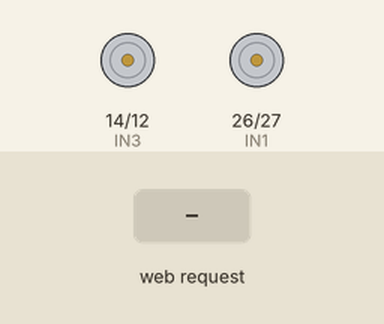
Bench run of a sketch on a simulated ESP32. Shown: motor-driver pin pairs drawn as motors (green arrow = first pin HIGH = forward, orange = second pin HIGH = backward, longer = more drive). The inputs (shaded band) are chosen by the test bench. WiFi joins after 1.5 s; servers stay silent unless stated; what the sketch prints to the serial monitor is not drawn.

Above: at 2.7 s.
2.8 s: HTTP request GET /goto?x=1&y=1 received
At 5.0 s:
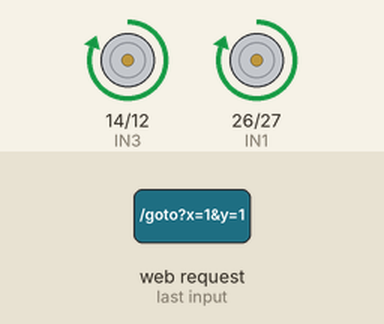
5.3 s: HTTP request GET /goto?x=1&y=1 received
At 7.0 s:
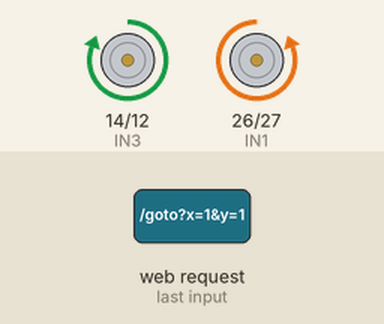
8.3 s: HTTP request GET /goto?x=120&y=120 received
At 8.7 s:
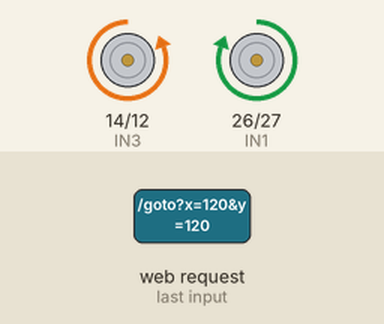
Timing chart, 0 to 11.3 s (numbered marks = the images above; inputs shaded):
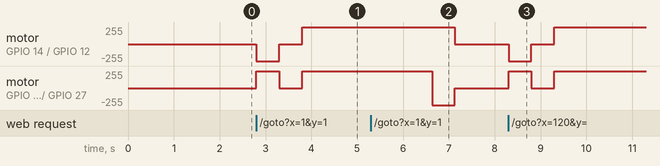

The sketch:

esp32_drive.ino
```cpp
#include <WiFi.h>
#include <WebServer.h>

// --- CONFIGURAR SUA REDE WIFI ---
const char* ssid = "Sara";
const char* password = "SARASARA";

// --- PINOS DO L298N ---
#define IN1 26  // Motor Esquerdo Fwd
#define IN2 27  // Motor Esquerdo Rev
#define IN3 14  // Motor Direito Fwd
#define IN4 12  // Motor Direito Rev

WebServer server(80);

// --- NAVEGAÇÃO ---
// Velocidade e Tempo por Metro (Calibrar na prática)
// Ex: Se o carro anda 0.5m por segundo
const float SPEED_METERS_PER_SEC = 0.5;
const float ROTATION_DEG_PER_SEC = 90.0; // 90 graus por segundo

// Estado
float current_x = 0.0;
float current_y = 0.0;
float current_theta = 0.0; // 0 = apontando para Y+ (Frente)

void parar() {
  digitalWrite(IN1, LOW);
  digitalWrite(IN2, LOW);
  digitalWrite(IN3, LOW);
  digitalWrite(IN4, LOW);
}

void frente() {
  digitalWrite(IN1, HIGH);
  digitalWrite(IN2, LOW);
  digitalWrite(IN3, HIGH);
  digitalWrite(IN4, LOW);
}

void esquerda() {
  // Gira no próprio eixo (Motors opostos)
  digitalWrite(IN1, LOW);
  digitalWrite(IN2, HIGH);
  digitalWrite(IN3, HIGH);
  digitalWrite(IN4, LOW);
}

void direita() {
  digitalWrite(IN1, HIGH);
  digitalWrite(IN2, LOW);
  digitalWrite(IN3, LOW);
  digitalWrite(IN4, HIGH);
}

// Movimenta por T milissegundos
void mover_tempo(void (*func)(), int ms) {
  func();
  delay(ms);
  parar();
}

// --- LÓGICA DE NAVEGAÇÃO ---
void navigate_to(float target_x, float target_y) {
  Serial.printf("NAV: Indo de (%.2f, %.2f) para (%.2f, %.2f)\n", current_x, current_y, target_x, target_y);

  float dx = target_x - current_x;
  float dy = target_y - current_y;
  float distance = sqrt(dx*dx + dy*dy);

  // 1. Calcular ângulo do alvo (atan2 retorna radianos, convertemos para graus)
  // Assumindo grid padrão onde Y+ é "frente" inicial
  float target_angle_rad = atan2(dx, dy);
  float target_angle_deg = target_angle_rad * 180.0 / PI;

  // 2. Calcular quanto precisa girar
  float rotation_needed = target_angle_deg - current_theta;

  // Normalizar para -180 a 180
  while (rotation_needed > 180) rotation_needed -= 360;
  while (rotation_needed < -180) rotation_needed += 360;

  Serial.printf("NAV: Dist: %.2fm, Girar: %.2f deg\n", distance, rotation_needed);

  // 3. Executar Giro
  int rotate_ms = abs(rotation_needed) / ROTATION_DEG_PER_SEC * 1000;
  if (rotation_needed > 0) {
    mover_tempo(direita, rotate_ms);
  } else {
    mover_tempo(esquerda, rotate_ms);
  }
  delay(500); // Estabilizar

  // 4. Executar Movimento Linear
  int move_ms = distance / SPEED_METERS_PER_SEC * 1000;
  mover_tempo(frente, move_ms);

  // Atualizar estimativa de posição (Dead Reckoning Simples)
  current_x = target_x;
  current_y = target_y;
  current_theta = target_angle_deg;

  Serial.println("NAV: Chegou (estimado).");
}

// --- ROTAS HTTP ---
void handleRoot() {
  server.send(200, "text/plain", "ESP32 Autonomous Robot OK");
}

void handleGoto() {
  if (server.hasArg("x") && server.hasArg("y")) {
    float x = server.arg("x").toFloat();
    float y = server.arg("y").toFloat();
    server.send(200, "text/plain", "Command Received. Navigating...");

    // Executa navegação (Bloqueante neste MVP simples)
    navigate_to(x, y);
  } else {
    server.send(400, "text/plain", "Missing x or y params");
  }
}

void setup() {
  Serial.begin(115200);

  pinMode(IN1, OUTPUT);
  pinMode(IN2, OUTPUT);
  pinMode(IN3, OUTPUT);
  pinMode(IN4, OUTPUT);
  parar();

  // Conectar Wi-Fi
  WiFi.begin(ssid, password);
  Serial.print("Conectando Wifi");
  while (WiFi.status() != WL_CONNECTED) {
    delay(500);
    Serial.print(".");
  }
  Serial.println("");
  Serial.print("IP: ");
  Serial.println(WiFi.localIP());

  server.on("/", handleRoot);
  server.on("/goto", handleGoto);
  server.begin();
}

void loop() {
  server.handleClient();
}
```

Measured:
- after the input at 2.8 s, motor on GPIO 14 (IN3) / GPIO 12 (IN4): stopped → backward 255/255 at once, → stopped 0.50 s later, → forward 255/255 0.50 s later; motor on GPIO 26 (IN1) / GPIO 27 (IN2): stopped → forward 255/255 at once, → stopped 0.50 s later, → forward 255/255 0.50 s later
- after the input at 5.3 s, motor on GPIO 14 (IN3) / GPIO 12 (IN4): forward 255/255 → stopped after 1.8 s instead of 1.3 s; motor on GPIO 26 (IN1) / GPIO 27 (IN2): forward 255/255 → backward 255/255 after 1.3 s, → stopped 0.50 s later
- after the input at 8.3 s, motor on GPIO 14 (IN3) / GPIO 12 (IN4): stopped → backward 255/255 at once, → stopped 0.50 s later, → forward 255/255 0.50 s later; motor on GPIO 26 (IN1) / GPIO 27 (IN2): stopped → forward 255/255 at once, → stopped 0.50 s later, → forward 255/255 0.50 s later
